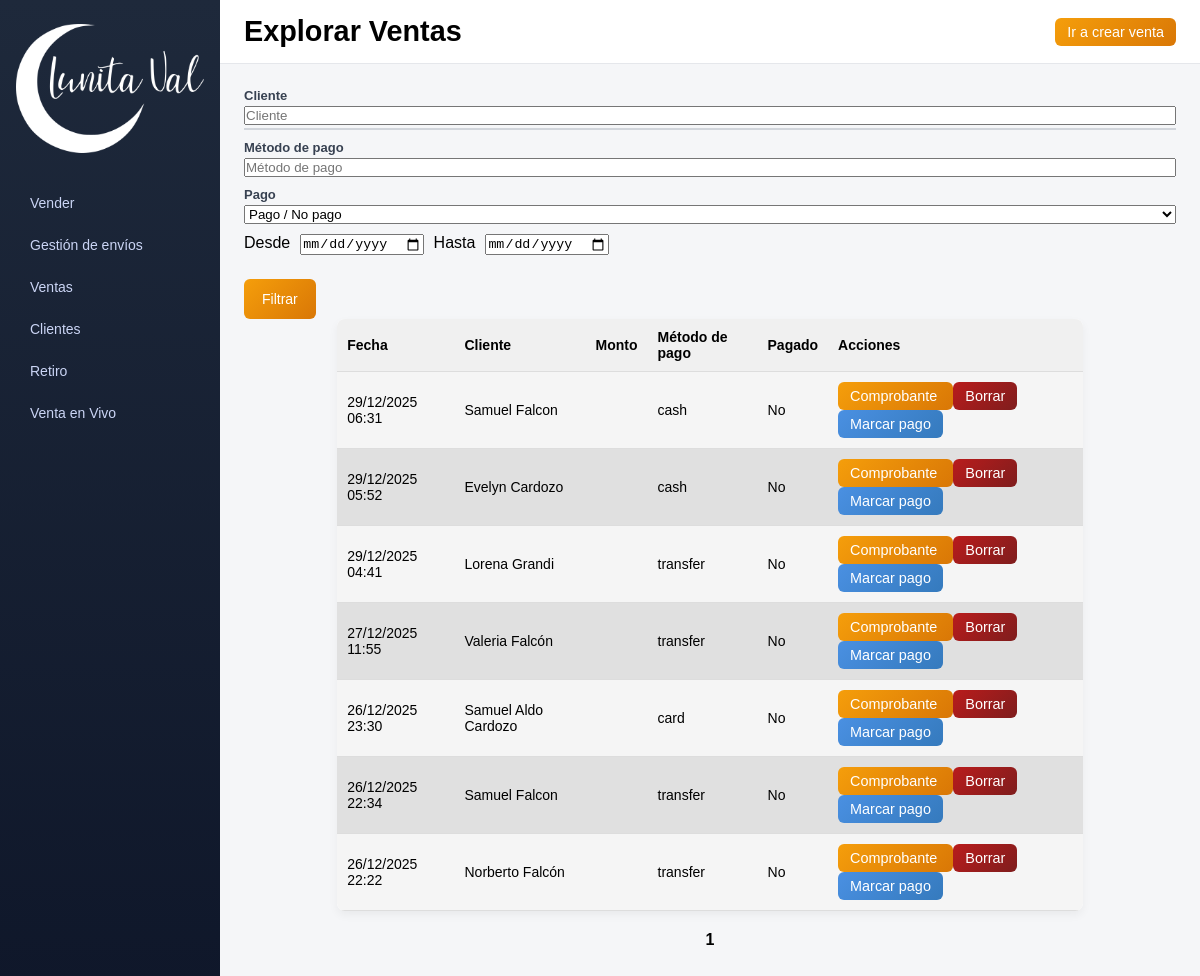
Screenshot of /sales/explore?paid=0 with the database file from the repository.
### app/models/sale.py (models this page shows)
class Sale(db.Model):
    __tablename__ = "sales"
    id = db.Column(db.Integer, primary_key=True)
    customer_id = db.Column(db.Integer, db.ForeignKey("customers.id"), nullable=False)
    amount = db.Column(db.Numeric(10, 2), nullable=False)
    payment_method = db.Column(db.String(20), nullable=False)
    paid = db.Column(db.Boolean, default=False)
    notes = db.Column(db.Text)
    sale_date = db.Column(db.DateTime, default=datetime.utcnow)
    created_at = db.Column(db.DateTime, default=datetime.utcnow)
    has_shipping = db.Column(db.Boolean, default=False)
    shipping_date = db.Column(db.Date, nullable=True)
    sales_channel = db.Column(db.String(20), nullable=False)
    is_cash = db.Column(db.Boolean, default=False, nullable=False)
    has_change = db.Column(db.Boolean, default=False, nullable=False)
    customer = db.relationship("Customer", back_populates="sales")

### app/models/customer.py (models this page shows)
class Customer(db.Model):
    __tablename__ = "customers"
    id = db.Column(db.Integer, primary_key=True)
    first_name = db.Column(db.String(100), nullable=False)
    last_name = db.Column(db.String(100), nullable=False)
    address = db.Column(db.String(255), nullable=False)
    city = db.Column(db.String(100), nullable=False)
    phone = db.Column(db.String(50), nullable=False)
    description = db.Column(db.Text)
    created_at = db.Column(db.DateTime, default=datetime.utcnow)
    sales = db.relationship(
        "Sale",
        back_populates="customer",
        lazy=True,
        cascade="all, delete-orphan"
    )

### app/routes/sales.py (the view)
@sales_bp.get("/explore")
def explore_sales_page():
    filters = {
        "customer": request.args.get("customer", ""),
        "payment_method": request.args.get("payment_method", ""),
        "paid": request.args.get("paid", ""),
        "date_from": request.args.get("date_from", ""),
        "date_to": request.args.get("date_to", ""),
        "page": int(request.args.get("page", 1))
    }
    data = explore_sales(filters)  # llamamos al servicio
    return render_template(
        "explore_sales.html",
        sales=data["sales"],
        page=data["page"],
        per_page=data["per_page"],
        total_sales=data["total_sales"],
        total_pages=data["total_pages"],
        filters=filters
    )

### templates/explore_sales.html (shortened to what this page needs)
<!DOCTYPE html>
<html lang="es">
<head>
    <link rel="stylesheet" href="{{ url_for('static', filename='css/style.css') }}">
</head>
<body>
<div class="layout">
    <aside class="sidebar">
        <div class="logo">
            <a href="{{ url_for('index') }}" class="logo-link">
                <img src="{{ url_for('static', filename='images/logoinvert.png') }}"
                     alt="Logo Lunita Val"
                     class="logo">
            </a>
        </div>
        <nav class="menu">
            <a href="{{ url_for('index') }}" class="menu_btn">Vender</a>
            <a href="{{ url_for('sales.shipments_view') }}" class="menu_btn">Gestión de envíos</a>
            <a href="{{ url_for('explore_sales') }}" class="menu_btn">Ventas</a>
            <a href="{{ url_for('customers.manage_customers_view') }}" class="menu_btn">Clientes</a>
            <a href="{{ url_for('index') }}" class="menu_btn">Retiro</a>
            <a href="{{ url_for('index') }}" class="menu_btn">Venta en Vivo</a>
        </nav>
    </aside>
    <div class="main-content">
        <header class="header">
            <h1 class="view-title">Explorar Ventas</h1>
            <a href="{{ url_for('index') }}" class="btn">
                Ir a crear venta
            </a>
        </header>
        <main class="content">
            <div class="content-column">
                <section class="form-panel">
                    <form class="filters" method="get">
                        <div class="form-group autocomplete-wrapper">
                            <label>Cliente</label>
                            <input type="text"
                                   name="customer"
                                   id="customer-input"
                                   placeholder="Cliente"
                                   autocomplete="off"
                                   value="{{ filters.customer }}">
                            <div id="customer-suggestions" class="suggestions"></div>
                        </div>
                        <div class="form-group">
                            <label>Método de pago</label>
                            <input type="text"
                                   name="payment_method"
                                   placeholder="Método de pago"
                                   value="{{ filters.payment_method }}">
                        </div>
                        <div class="form-group">
                            <label>Pago</label>
                            <select name="paid">
                                <option value="">Pago / No pago</option>
                            </select>
                        </div>
                        <div class="form-options">
                            <label>Desde</label>
                            <input type="date" name="date_from" value="{{ filters.date_from }}">
                            <label>Hasta</label>
                            <input type="date" name="date_to" value="{{ filters.date_to }}">
                        </div>
                        <div class="form-actions">
                            <button type="submit" class="btn">Filtrar</button>
                        </div>
                    </form>
                </section>
                <div class="table-wrapper">
                    <table id="salesTable">
                        <thead>
                            <tr>
                                <th>Fecha</th>
                                <th>Cliente</th>
                                <th>Monto</th>
                                <th>Método de pago</th>
                                <th>Pagado</th>
                                <th>Acciones</th>
                            </tr>
                        </thead>
                        <tbody>
                        {% for s in sales %}
                            <tr>
                                <td>{{ s.created_at.strftime('%d/%m/%Y %H:%M') }}</td>
                                <td>{{ s.customer.first_name }} {{ s.customer.last_name }}</td>
                                <td class="amount" data-amount="{{ s.amount }}"></td>
                                <td>{{ s.payment_method }}</td>
                                <td class="paid-status">{{ "Si" if s.paid else "No" }}</td>
                                <td>
                                    <a href="{{ url_for('pdf.download_sale_label', sale_id=s.id) }}"
                                       target="_blank"
                                       class="btn">
                                        Comprobante
                                    </a>
                                    <button
                                        class="button button-delete"
                                        data-url="{{ url_for('sales.delete_existing_sale', id=s.id) }}">
                                        Borrar
                                    </button>
                                    {% if not s.paid %}
                                    <button
                                        class="btn-pay"
                                        data-sale="{{ s.id }}"
                                        data-url="{{ url_for('sales.mark_sale_paid_endpoint', sale_id=s.id) }}">
                                        Marcar pago
                                    </button>
                                    {% endif %}
                                </td>
                            </tr>
                        {% endfor %}
                        </tbody>
                    </table>
                </div>
                <div class="pagination">
                    {% for p in range(1, total_pages + 1) %}
                        {% if p == page %}
                            <strong>{{ p }}</strong>
                        {% endif %}
                    {% endfor %}
                </div>
            </div>
        </main>
    </div>
</div>
</body>
</html>

### static/css/style.css (style rules this page uses)
* { margin: 0; padding: 0; box-sizing: border-box; }
html, body { height: 100%; font-family: Arial, sans-serif; }
.layout { display: flex; width: 100%; height: 100vh; }
a { text-decoration: none; }
.layout { display: flex; height: 100vh; width: 100vw; overflow: hidden; }
.sidebar { width: 15%; min-width: 220px; height: 100vh; background: linear-gradient(to bottom, #1e293b, #0f172a); color: #e5e7eb; padding: 24px 16px; display: flex; flex-direction: column; gap: 32px; }
.sidebar .logo { display: flex; justify-content: center; }
.sidebar .logo img { max-width: 200px; width: 100%; height: auto; }
.sidebar nav { display: flex; flex-direction: column; gap: 6px; }
.sidebar nav a { text-decoration: none; color: #cbd5f5; padding: 10px 14px; border-radius: 8px; font-size: 14px; display: flex; align-items: center; gap: 10px; transition: background 0.2s ease, color 0.2s ease; }
.main-content { width: 85%; display: flex; flex-direction: column; height: 100vh; background-color: #f5f6f8; }
.header { height: 64px; background-color: #ffffff; border-bottom: 1px solid #e5e7eb; display: flex; align-items: center; justify-content: space-between; padding: 0 24px; flex-shrink: 0; }
.view-title { font-size: 1.8rem; font-weight: bold; margin: 0; }
.content { flex: 1; overflow-y: auto; padding: 24px; }
.button, .btn, .btn-pay, .btnNewCustomer, .button-edit, .button-delete { padding: 6px 12px; border: none; border-radius: 6px; font-size: 0.9rem; cursor: pointer; color: white; transition: all 0.2s ease-in-out; }
.button-edit, .btn-pay, .btnNewCustomer { background: linear-gradient(135deg, #4A90E2, #357ABD); }
.button-delete { background: linear-gradient(135deg, #B91C1C, #7F1D1D); }
.button-download, .btn { background: linear-gradient(135deg, #F59E0B, #D97706); }
#salesTable, #customersTable { width: 80%; margin: 0 auto; border-collapse: collapse; background-color: #fff; border-radius: 8px; overflow: hidden; box-shadow: 0 4px 10px rgba(0,0,0,0.05); }
#salesTable th, #salesTable td, #customersTable th, #customersTable td { padding: 10px; border-bottom: 1px solid #ddd; text-align: left; font-size: 14px; }
#salesTable th, #customersTable th { background-color: #f0f0f0; font-weight: bold; }
#salesTable tbody tr:nth-child(odd), #customersTable tbody tr:nth-child(odd) { background-color: #f5f5f5; }
#salesTable tbody tr:nth-child(even), #customersTable tbody tr:nth-child(even) { background-color: #e0e0e0; }
button { cursor: pointer; }
.form-group { display: flex; flex-direction: column; gap: 3px; margin-bottom: 10px; }
.form-group label, .form-label { font-size: 13px; font-weight: 600; color: #374151; }
.form-options { display: flex; flex-wrap: wrap; gap: 10px; }
.suggestions { border: 1px solid #d1d5db; background: #ffffff; max-height: 150px; overflow-y: auto; }
.form-actions { margin-top: 24px; }
.form-actions button { padding: 12px 18px; color: #ffffff; border: none; font-size: 14px; cursor: pointer; }
.pagination { display: flex; justify-content: center; align-items: center; gap: 8px; margin: 20px 0; }

### rows the page displays
Sale: created_at "29/12/2025 06:31", customer.first_name "Samuel", customer.last_name "Falcon", payment_method "cash", paid "No"
Sale: created_at "29/12/2025 05:52", customer.first_name "Evelyn", customer.last_name "Cardozo", payment_method "cash", paid "No"
Sale: created_at "29/12/2025 04:41", customer.first_name "Lorena", customer.last_name "Grandi", payment_method "transfer", paid "No"
Sale: created_at "27/12/2025 11:55", customer.first_name "Valeria", customer.last_name "Falcón", payment_method "transfer", paid "No"
Sale: created_at "26/12/2025 23:30", customer.first_name "Samuel Aldo", customer.last_name "Cardozo", payment_method "card", paid "No"
Sale: created_at "26/12/2025 22:34", customer.first_name "Samuel", customer.last_name "Falcon", payment_method "transfer", paid "No"
Sale: created_at "26/12/2025 22:22", customer.first_name "Norberto", customer.last_name "Falcón", payment_method "transfer", paid "No"

### other values shown
{{ p }} "1"
